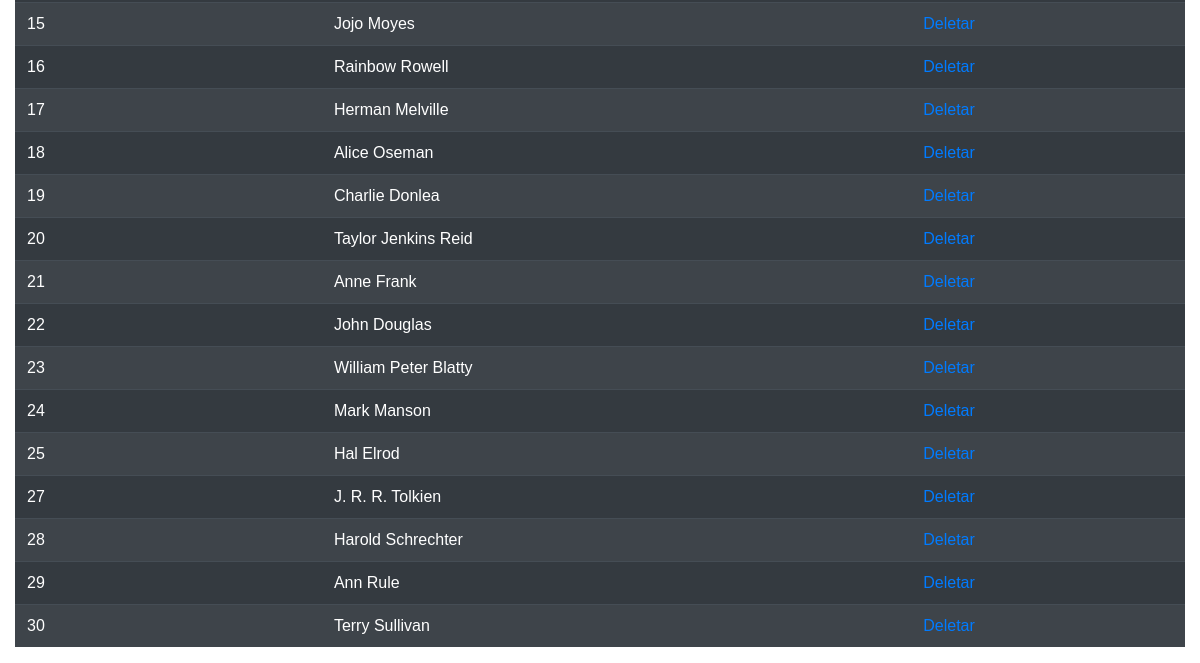
The app's page /ListarLivros/listaAutores.php (lower part), older data.
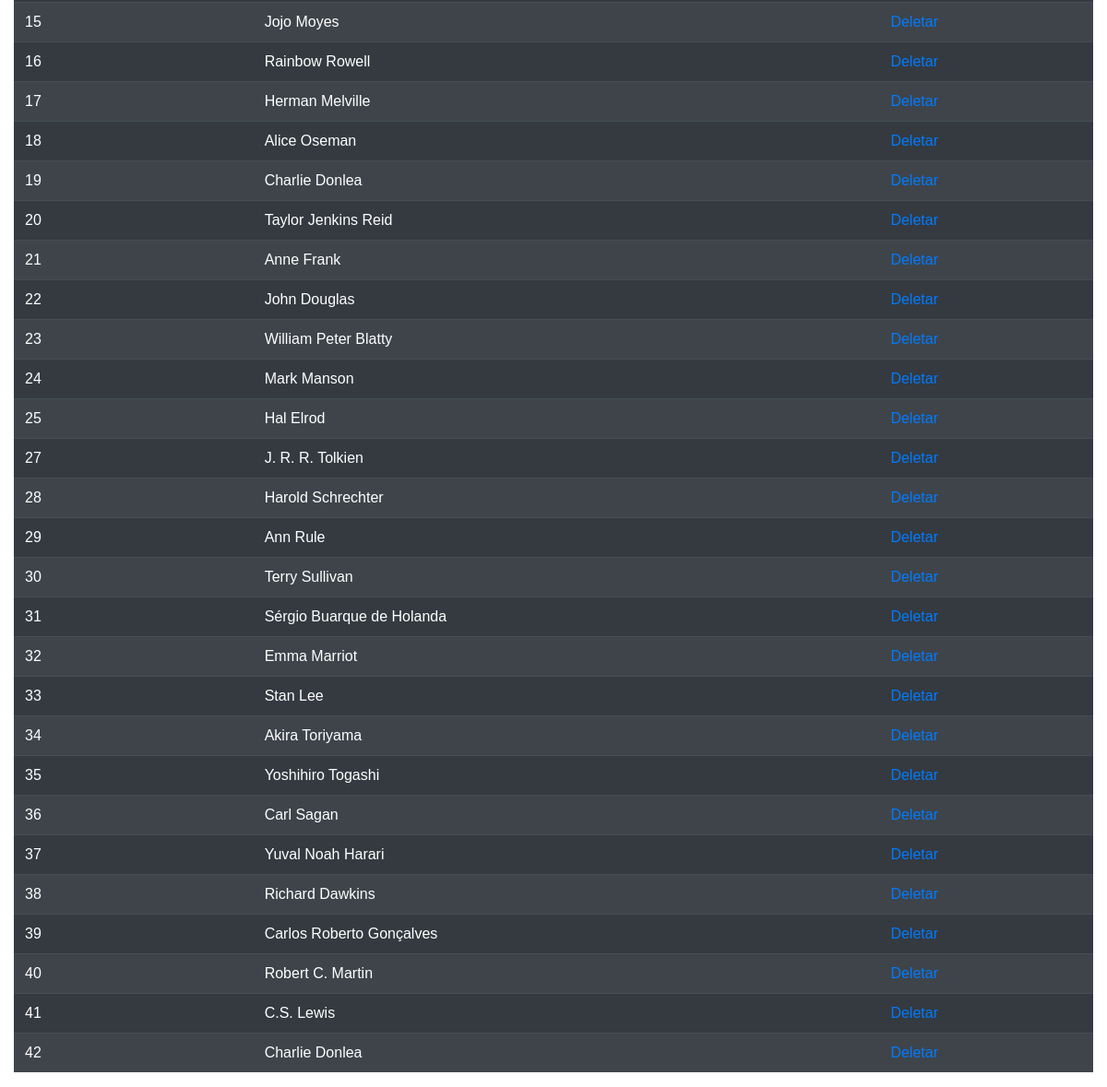
The same page, newer data.
### tables this page shows
CREATE TABLE IF NOT EXISTS `autor` (
  `Id_Autor` int(11) NOT NULL AUTO_INCREMENT,
  `Nome_Autor` varchar(200) NOT NULL,
  `Descricao_Autor` varchar(500) DEFAULT NULL,
  PRIMARY KEY (`Id_Autor`)
);

### ListarLivros/listaAutores.php (the view, shortened to what this page needs)
<?php
require_once '../Database/conexao.php';
$queryFiltrar = "";
$ordenacao = ' ORDER BY Id_Autor ASC';
?>
<html lang="pt-BR">
<head>
    <link rel="stylesheet" href="https://cdn.jsdelivr.net/npm/bootstrap@4.3.1/dist/css/bootstrap.min.css">
    <link rel="stylesheet" href="./styleLista.css">
</head>
<body>
    <?php
    $queryListar = 'SELECT * FROM autor' . $ordenacao . $queryFiltrar;
    echo '<br>';
    $resultadoListar = mysqli_query($conexao, $queryListar);
    echo '<div class="container-fluid">';
    echo '<table class="table table-striped table-dark">';
    echo '<br> <thead>';
    echo '<tr><th scope="col">Id Autor</th>'
        . '<th scope="col">Nome Autor</th>'
        . '<th scope="col">Ações</th>'
        . '</tr> </thead> <tbody>';
    while ($linha_Autor = mysqli_fetch_array($resultadoListar)) {
        echo "<tr><td>$linha_Autor[Id_Autor]</td>"
            . "<td>$linha_Autor[Nome_Autor]</td>"
            . "<td><a href='listaAutores.php?id=" . $linha_Autor['Id_Autor'] . "&action=delete' class='btn-excluir' name='btn_delete' id='btn_delete_$linha_Autor[Id_Autor]'>Deletar</a></td>"
            . "</tr>";
    }
    echo '</tbody> </table>';
    ?>
</body>

Row changes from the older to the newer data that the page shows:
added autor: Id_Autor "31", Nome_Autor "Sérgio Buarque de Holanda"
added autor: Id_Autor "32", Nome_Autor "Emma Marriot"
added autor: Id_Autor "33", Nome_Autor "Stan Lee"
added autor: Id_Autor "34", Nome_Autor "Akira Toriyama"
added autor: Id_Autor "35", Nome_Autor "Yoshihiro Togashi"
added autor: Id_Autor "36", Nome_Autor "Carl Sagan"
added autor: Id_Autor "37", Nome_Autor "Yuval Noah Harari"
added autor: Id_Autor "38", Nome_Autor "Richard Dawkins"
added autor: Id_Autor "39", Nome_Autor "Carlos Roberto Gonçalves"
added autor: Id_Autor "40", Nome_Autor "Robert C. Martin"
added autor: Id_Autor "41", Nome_Autor "C.S. Lewis"
added autor: Id_Autor "42", Nome_Autor "Charlie Donlea"
